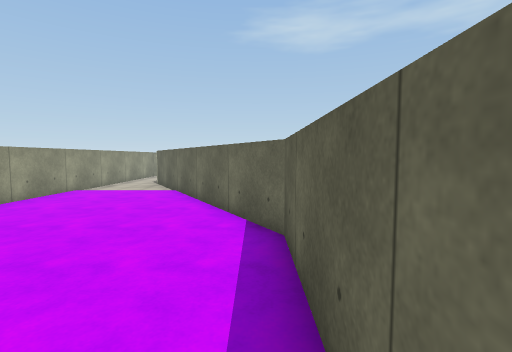
View 1 (above)

12 first-person views from a walk through a Unity game level. The camera is 1.4 m above the floor, tilts 4° down and sees 85° across. The floor is counted in squares, 1 m on a side. Each view is taken from the middle of a square. On the plan, view 1 faces up. The plan holds only what a view shows up to about 14 squares ahead; the rest is blank. The place goes on beyond the plan. Surface patterns are stand-ins for the level's own textures.

View 2
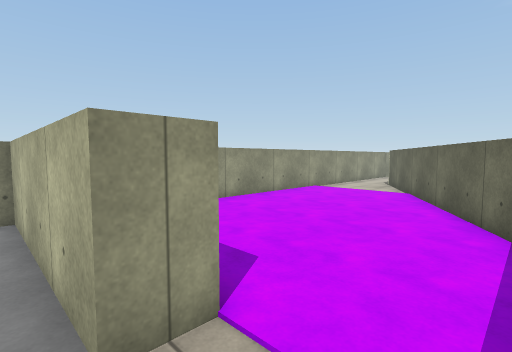

View 3
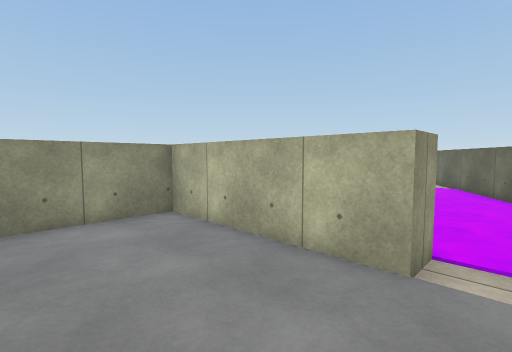

View 4
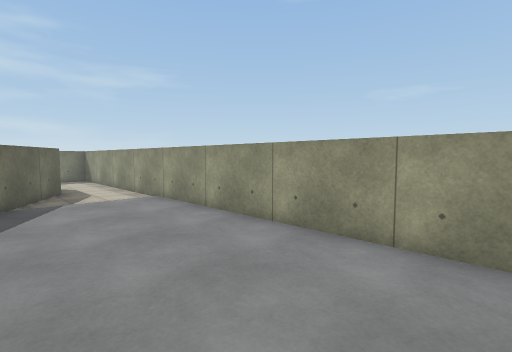

View 5
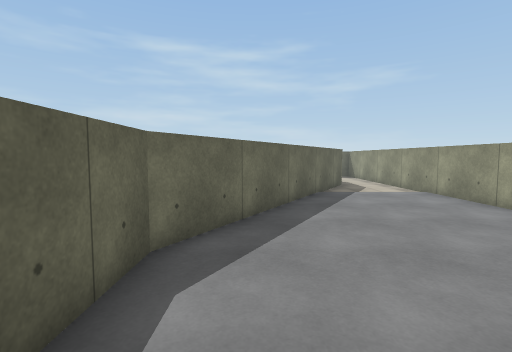

View 6
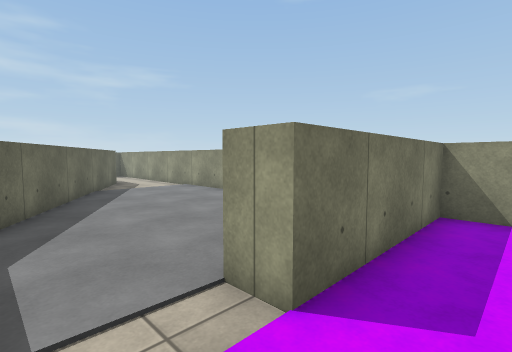

View 7
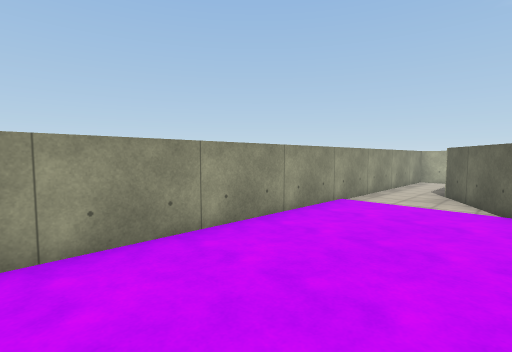

View 8
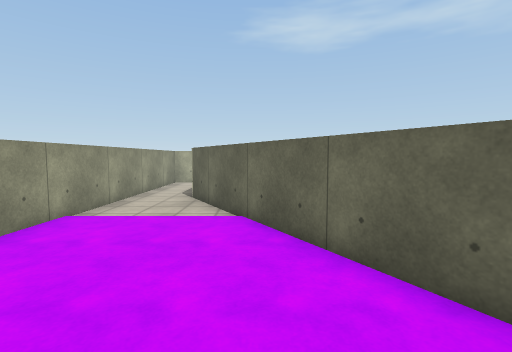

View 9
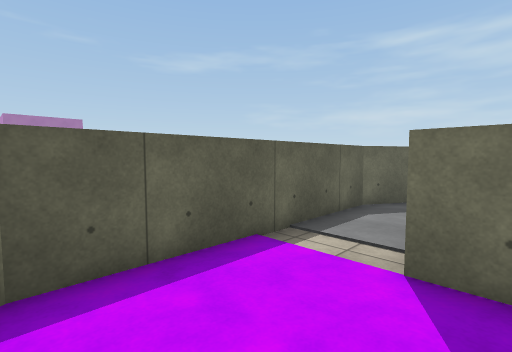

View 10
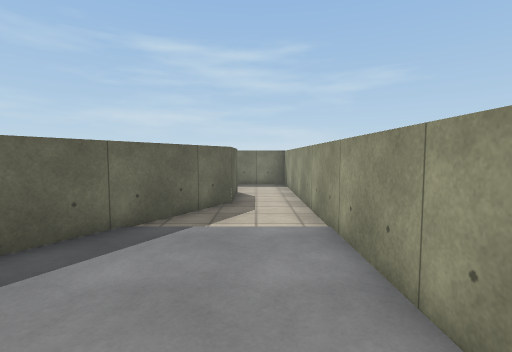

View 11
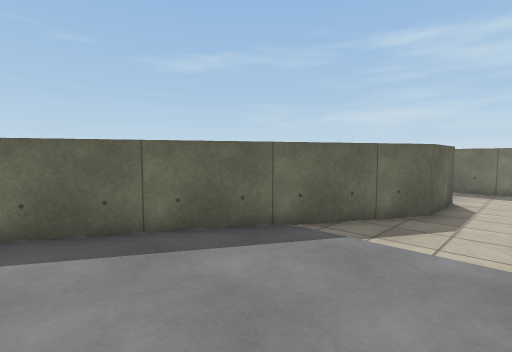

View 12
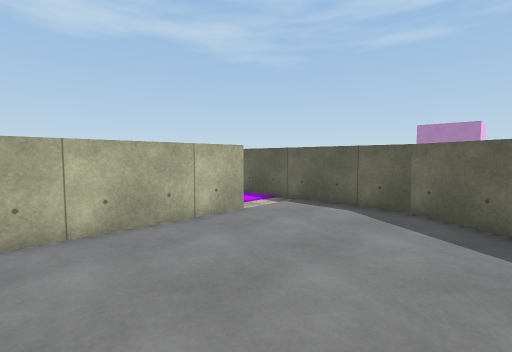

### Floor plan
Ten units are one square. View 1 is at (0, 0); x grows to the right and y downward. Boxes are objects, and circles mark ways between rooms. Rooms are numbered by the first view taken in them; rooms with no view inside come last. Other rooms are left out.
<svg viewBox="-80 -151 90 291">
<path fill="none" stroke="#000" d="M-20 -5 -75 -5 -75 135M-52 135 -52 128 5 29 5 -5M5 -5 5 -49 -51 -146M-75 -145 -75 -15 -20 -15 -20 -5"/>
<circle cx="-5" cy="-10" r="3" fill="#2a7"/>
<text x="-40" y="50">1</text>
<text x="-40" y="-70">2</text>
</svg>
Room 1 opens to room 2.

Where each view was taken, in squares from view 1:
view 1: 0 up, 0 right, facing up
view 2: 0 up, 0 right, facing up-left
view 3: 3 down, 1 left, facing up-left
view 4: 0 up, 3 left, facing down-left
view 5: 1 up, 1 left, facing down
view 6: 3 up, 0 right, facing down-left
view 7: 3 up, 3 left, facing up-left
view 8: 5 up, 3 left, facing up
view 9: 5 up, 3 left, facing down-right
view 10: 4 down, 6 left, facing down
view 11: 5 down, 7 left, facing down-right
view 12: 5 down, 7 left, facing up-right
